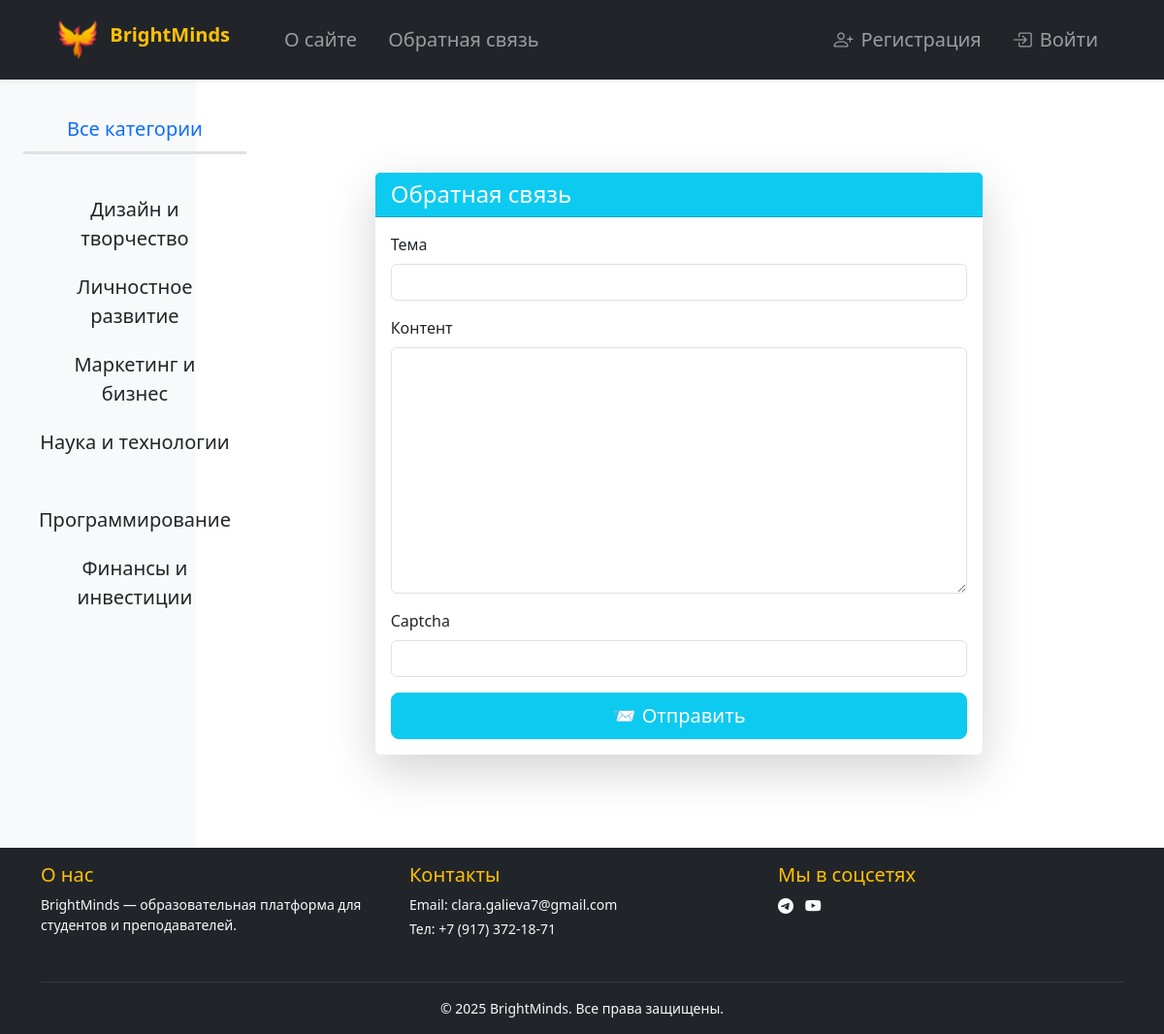
Page /contact/ on the committed database.
### bmCourses/models.py (models this page shows, shortened)
class Category(models.Model):
    name = models.CharField(max_length=100, db_index=True, verbose_name='Название')
    slug = models.SlugField(max_length=255, unique=True, db_index=True, verbose_name='URL')
    def get_absolute_url(self):
        return reverse('category', kwargs={'cat_slug': self.slug})
    class Meta:
        verbose_name = 'Категория'
        verbose_name_plural = 'Категории'
        ordering = ['id']

### bmCourses/views/support/views.py (the view)
# urls.py: path('contact/', ContactFormView.as_view(), name='contact'),
class ContactFormView(DataMixin, CreateView):
    form_class = ContactForm
    template_name = 'bmCourses/support/contact.html'
    success_url = reverse_lazy('home')
    def get_context_data(self, *, object_list=None, **kwargs):
        context = super().get_context_data(**kwargs)
        c_def = self.get_user_context(title='Обратная связь')
        return context | c_def
    def get_form_kwargs(self):
        kwargs = super().get_form_kwargs()
        kwargs['user'] = self.request.user
        return kwargs

### bmCourses/forms.py
class ContactForm(forms.ModelForm):
    captcha = CaptchaField()
    def __init__(self, *args, **kwargs):
        user = kwargs.pop('user', None)
        super().__init__(*args, **kwargs)
        self.fields['user'].initial = user
        self.fields['user'].widget = forms.HiddenInput()
    class Meta:
        model = FeedBack
        fields = ['topic', 'content', 'user', 'captcha']
        widgets = {
            'topic': forms.TextInput(attrs={'class': 'form-input'}),
            'content': forms.Textarea(attrs={'cols': 60, 'rows': 10}),
            'captcha': forms.TextInput(attrs={'class': 'form-input'}),
        }

### bmCourses/utils.py (called while the page is built)
    def get_user_context(self, **kwargs):
        context = kwargs
        cats = cache.get('cats')
        if not cats:
            cats = Category.objects.all().annotate(total=Count('course', filter=Q(course__is_published=True))).filter(total__gt=0)
            cache.set('cats', cats, 60)
        user_menu = menu.copy()
        if not self.request.user.is_authenticated:
            user_menu.pop(1)
        context['menu'] = user_menu
        context['cats'] = cats
        if 'cat_selected' not in context:
            context['cat_selected'] = 0
        return context

### bmCourses/templates/bmCourses/support/contact.html (shortened to what this page needs)
{% extends 'bmCourses/base/base.html' %}
{% load widget_tweaks %}
{% block content %}
<div class="container my-5">
    <div class="row justify-content-center">
        <div class="col-md-10 col-lg-8">
            <div class="card shadow-lg border-0">
                <div class="card-header bg-info text-white">
                    <h4 class="mb-0">{{ title }}</h4>
                </div>
                <div class="card-body">
                    <form action="{% url 'contact' %}" method="post" enctype="multipart/form-data" novalidate>
                        {% for f in form %}
                            {% if f.name != 'user' %}
                            <div class="mb-3">
                                <label for="{{ f.id_for_label }}" class="form-label">{{ f.label }}</label>
                                {{ f|add_class:"form-control" }}
                            </div>
                            {% endif %}
                        {% endfor %}
                        <div class="d-grid">
                            <button type="submit" class="btn btn-info btn-lg text-white">📨 Отправить</button>
                        </div>
                    </form>
                </div>
            </div>
        </div>
    </div>
</div>
{% endblock %}

### bmCourses/templates/bmCourses/base/sidebar.html
<aside class="col-md-3 col-lg-2 bg-light sidebar text-center p-4 shadow-sm">
    <ul class="nav flex-column fs-5">
        {% if cat_selected == 0 %}
        <li class="nav-item selected mt-1">
            <span class="nav-link active text-primary border-bottom border-3">Все категории</span>
        </li>
        {% else %}
        <li class="nav-item mt-1">
            <a class="nav-link text-dark" href="{% url 'home' %}">Все категории</a>
        </li>
        {% endif %}
        {% for c in cats %}
        {% if c.id == cat_selected %}
        <li class="nav-item selected mt-1">
            <span class="nav-link active text-primary border-bottom border-3">{{ c.name }}</span>
        </li>
        {% else %}
        <li class="nav-item mt-1">
            <a class="nav-link text-dark" href="{{ c.get_absolute_url }}">{{ c.name }}</a>
        </li>
        {% endif %}
        {% endfor %}
    </ul>
</aside>

### bmCourses/static/bmCourses/css/styles.css (style rules this page uses)
html, body { height: 100%; }

### rows in the picture
Category: name "Дизайн и творчество"
Category: name "Личностное развитие"
Category: name "Маркетинг и бизнес"
Category: name "Наука и технологии"
Category: name "Программирование"
Category: name "Финансы и инвестиции"

### other values in the picture
{{ m.title }} "О сайте" "Обратная связь"
{{ title }} "Обратная связь"
{{ f.label }} "Тема" "Контент" "Captcha"
